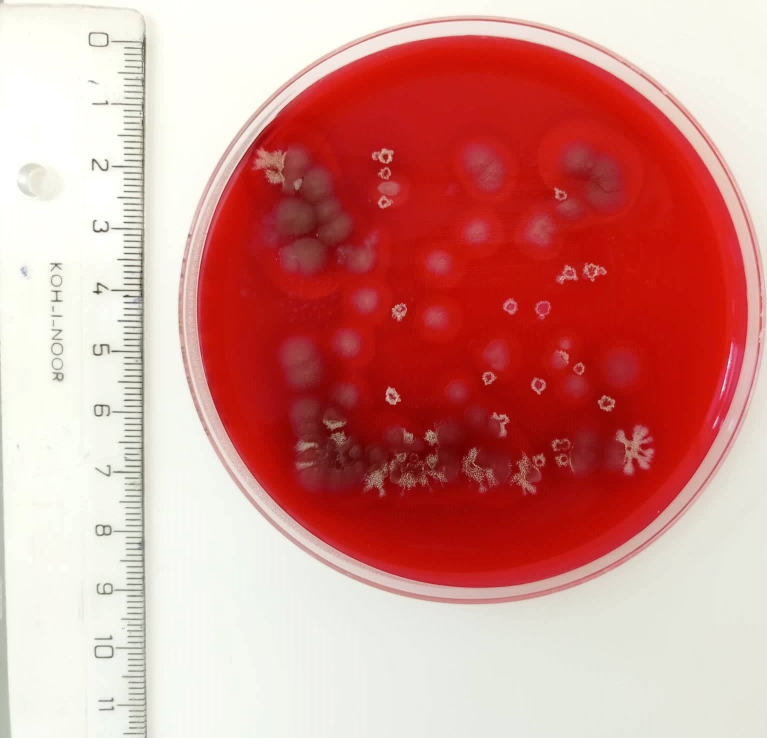
#> input picture images/image000.jpeg, 1534 x 1476 px (shown at 1/2 size)
$ jupyter execute bactdet.ipynb   (shell and % lines are left out)
#> lines starting #> are read from the running program, lines starting #| are printed output that depends on the picture; after the words box and inside, x2 and y2 are one past the last pixel; in counts of white or black regions, pixels touching at a corner belong together
# Detekce bakterií z fotografie vzorku

### Datový sešit

#### Nahrání závislostí

[cell 1]
import numpy as np
import matplotlib.pyplot as plt
import skimage.filters
import skimage.color
import skimage.io
import skimage.morphology
import skimage.util
import cv2
import os
from os import path

#### Příprava adresářové struktury

[cell 2]
#nazev konkretniho snimku, ktery analyzujeme
image_filename = 'image000.jpeg'

#adresar, ve kterym jsou ulozene snimky bunek v Petriho misce
image_folder = 'images'

#pokud neexistuje adresar pro nacitani fotografii
if not path.exists(image_folder):
    #tak vyhod vyjimku a ukonci program
    raise Exception("CHYBA: Zvoleny adresar pro nacitani fotografii neexistuje!")

#adresar, do ktereho se ukladaji fotografie
save_folder = 'analyses'

#pokud neexistuje adresar pro ukladani fotografii
if not path.exists(save_folder):
    #tak ho vytvor
    os.makedirs(save_folder)

#### Nahrání fotografie

[cell 3]
#nacteni fotografie do pameti, bohuzel se nactou spatne barvy (cervena bude modra, =BGR format)
original_image = cv2.imread(path.join(image_folder, image_filename))
#> original_image is the input picture: shape (1476, 1534, 3); mean B, G, R 139.7, 145.5, 212

#oprava barev z BGR formatu na RGB format
original_image = cv2.cvtColor(original_image, cv2.COLOR_BGR2RGB)

#zobrazeni fotografie pro kontrolu korektniho nacteni a prevodu barev
plt.imshow(original_image)

#ulozeni fotografie na disk
plt.savefig(path.join(save_folder, 'original_'+image_filename))

#### Nalezení okraje misky

[cell 4]
#udelame si kopii snimku, se kterou budeme pracovat
image = original_image

#minimalni polomer okraje misky, nastavujeme ho proto, at to neoznaci i bakterie jako kruznice
min_radius = 500

#maximalni polomer okraje misky
max_radius = 550

#barva kruznice, ktera vyznaci misku, tuto barvu pak pouzijeme pro odstraneni pozadi misky
circle_color = (0, 0, 255)

#prevedeni obrazku na cernobily pro detekci okraje
gray = cv2.cvtColor(image, cv2.COLOR_BGR2GRAY)
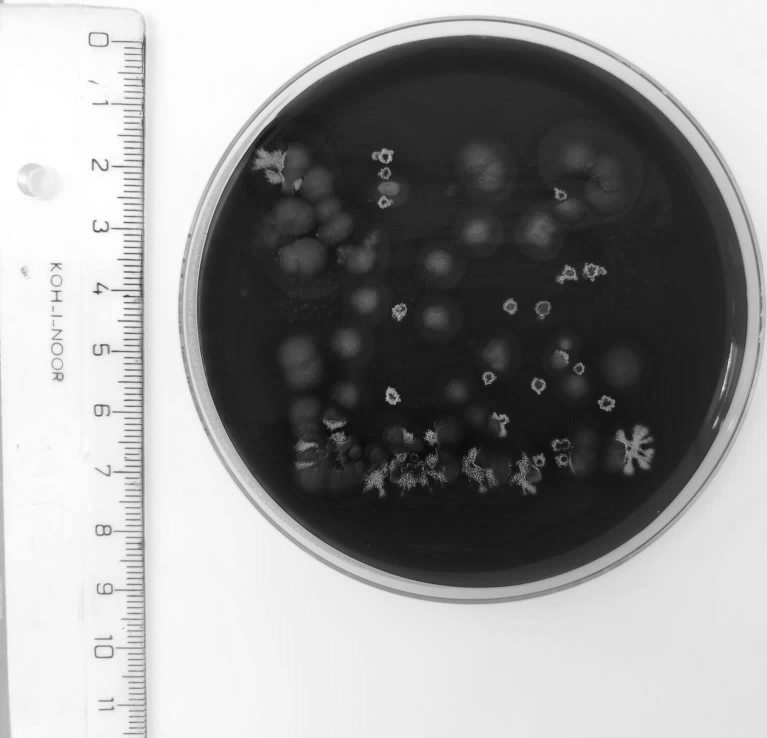
#> gray: shape (1476, 1534) (shown at 1/2 size); min 8, max 255, mean 151.3

#rozmazani obrazku pro detekci okraje
gray_blurred = cv2.bilateralFilter(gray, 11, 30, 30)

#nalezni kruznici v rozmezni velikosti polomeru misky (bunky jsou prilis male aby je zachytil)
detected_circles = cv2.HoughCircles(gray_blurred, cv2.HOUGH_GRADIENT, 1, param1=50, param2=30,
                    minDist=100, minRadius=min_radius, maxRadius=max_radius)
#> detected_circles = [[942.5, 616.5, 549.4]]

#pokud byla nejaka kruznice nalezena
if detected_circles is not None:

    #preved parametry kruznice na cela cisla (souradnice pixelu jsou cela cisla)
    detected_circles = np.uint16(np.around(detected_circles))
#> detected_circles = [[942, 616, 549]]

    #pro kazdou nalezenou kruznici (mela by byt jen jedna)
    for pt in detected_circles[0, :]:

        #ziskej souradnice jejiho stredu a,b a polomer r
        a, b, r = pt[0], pt[1], pt[2]

        #nakresli do obrazku takovou kruznici pomoci vyznacujici barvy
        cv2.circle(image, (a, b), r, circle_color, thickness=1)
#> this loop made 1 pass
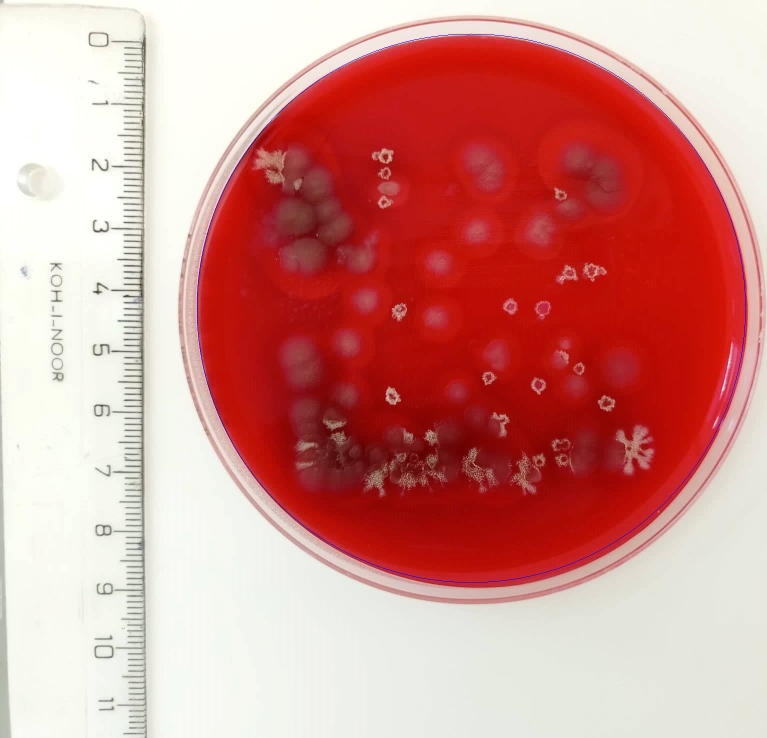
#> image: shape (1476, 1534, 3) (shown at 1/2 size); mean R, G, B 211.7, 145.3, 140

#zobraz obrazek s vyznacenym okrajem misky pro kontrolu
plt.imshow(image)

#ulozeni fotografie na disk
plt.savefig(path.join(save_folder, 'circle_'+image_filename))

#### Odstranění okraje misky

[cell 5]
#barva, na kterou budeme obarvovat pozadi (cerna)
fill_color = (0, 0, 0)

#barva, kterou ma vyznacovaci kruznice; pokud ji nalezneme, prestaneme obarvovat pozadi a skocima na dalsi radek
stop_color = circle_color

#zjistime vysku, sirku a pocet barev obrazku (pocet barev=kanalu nebudeme potrebovat)
height, width, channels = image.shape
#> height = 1476; width = 1534; channels = 3

#zacneme od prvniho radku zleva a obarvujeme pixely, dokavad nenalezneme okraj vyznacovaci kruznice
#projedeme kazdy radek
for y in range(height):
    #v kazdem radku projedeme postupne vsechny pixelu
    for x in range(width):
        #pokud se barva aktualniho pixelu rovna barve vyznacovaci kruznice
        if all([image[y][x][channel] == stop_color[channel] for channel in range(3)]):
            #obarvi jeste tento pixel at kruznice zmizi a skoc na dalsi radek
            image[y][x] = fill_color
            break
        else:
            #jinak obarvy pozadi
            image[y][x] = fill_color
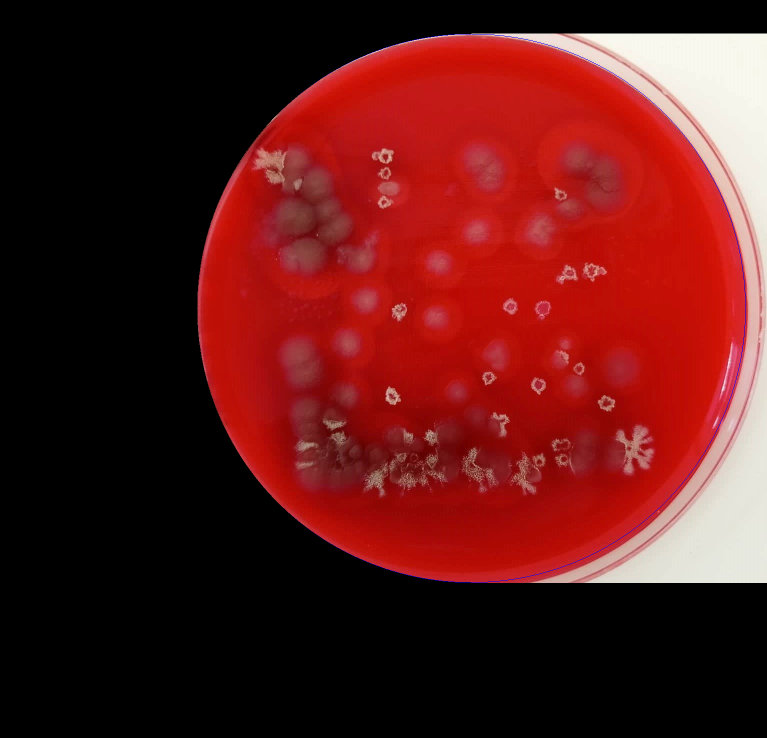
#> image: shape (1476, 1534, 3) (shown at 1/2 size); mean R, G, B 91.7, 26.1, 24.5

#zacneme od prvniho radku zleva a obarvujeme pixely, dokavad nenalezneme okraj vyznacovaci kruznice
for y in range(height):
    for x in range(width-1, -1, -1):
        if all([image[y][x][channel] == stop_color[channel] for channel in range(3)]):
            image[y][x] = fill_color
            break
        else:
            image[y][x] = fill_color
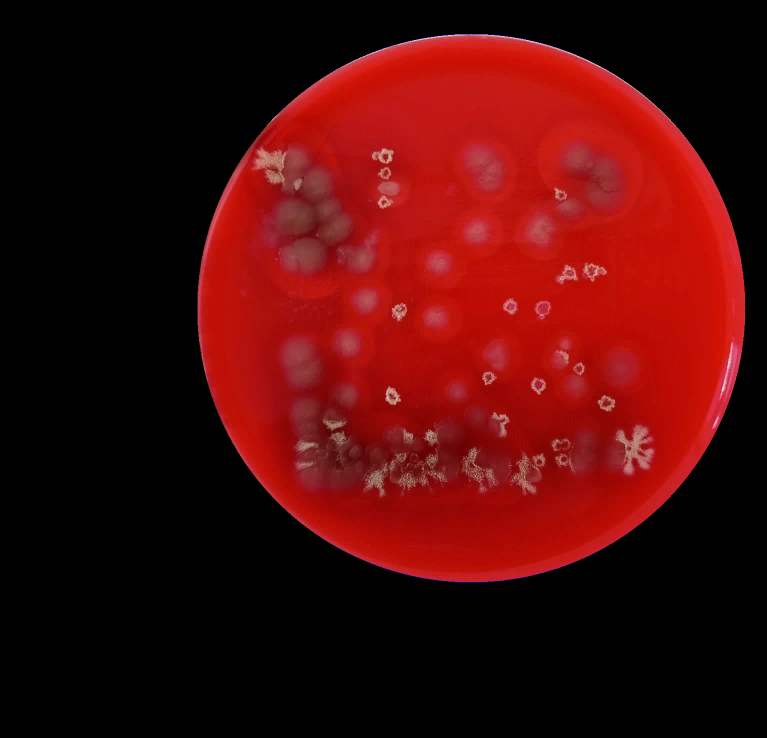
#> image: shape (1476, 1534, 3) (shown at 1/2 size); 7.85% of pixels changed, all inside (x1, y1, x2, y2) = (943, 67, 1534, 1166)

#zobraz obrazek s odstranenym pozadim misky pro kontrolu
plt.imshow(image)

#ulozeni fotografie na disk
plt.savefig(path.join(save_folder, 'cropped_'+image_filename))

#### Převod mezi formáty obrázků

[cell 6]
#nahraj obrazek z open-cv knihovny do skimage knihovny
image = skimage.util.img_as_float(image)

#zobraz obrazek na obrazovku pro kontrolu korektniho prevodu
plt.imshow(image)

#### Převod do odstínu šedi

[cell 7]
#preved obrazek do odstinu sedi
grayscale_image = skimage.color.rgb2gray(image)
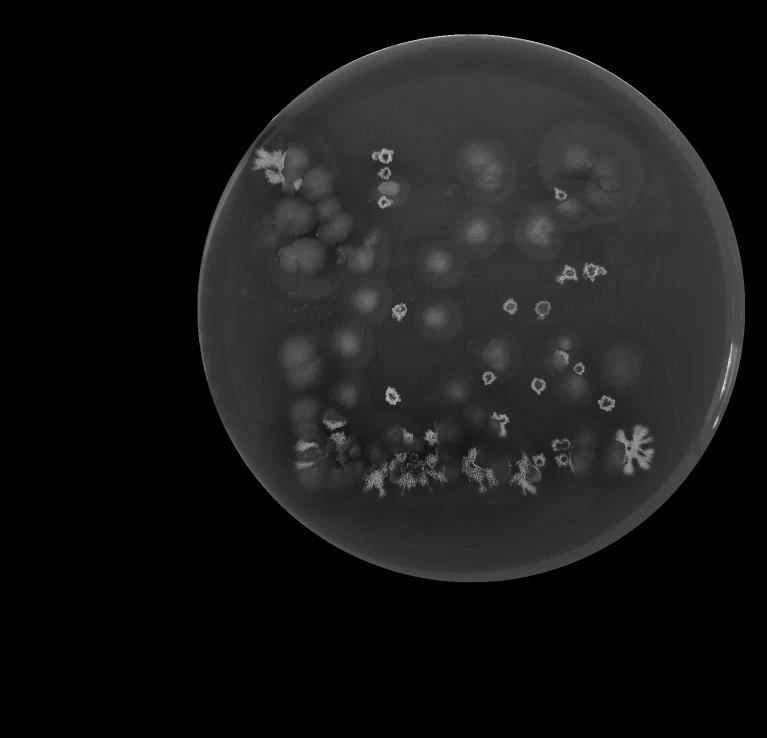
#> grayscale_image: shape (1476, 1534) float64 (shown at 1/2 size); min 0, max 0.941, mean 0.0915

#zobraz na obrazovku (mapa barev sediva, protoze imshow si stejne zvoli nejake vlastni barvy pro vykresleni)
plt.imshow(grayscale_image, cmap="gray")

#ulozeni fotografie na disk
plt.savefig(path.join(save_folder, 'grayscale_'+image_filename))

#### Rozmazání obrázku

[cell 8]
#koeficient rozmazani obrazku - smaze sum typu sul a pepr
sigma = 1.0

#vytvor rozmazeny obrazek o zvolene mire rozmazanosti
blurred_image = skimage.filters.gaussian(grayscale_image, sigma=sigma)

#zobraz rozmazany obrazek na obrazovku pro kontrolu
plt.imshow(blurred_image, cmap="gray")

#ulozeni fotografie na disk
plt.savefig(path.join(save_folder, 'blurred_'+image_filename))

#### Vykreslení histogramu intenzity pixelů

[cell 9]
#nastav prah intenzity pixelu, od ktereho odstran pixely (relativně od 0=min do 1=max)
threshold = 0.34

#pocet binu na histogramu, urcuje hustotu deleni
nbins = 256

#vytvor histogram intenzity poctu pixelu (y) o dane intenzite pixelu (x0 z rozmazaneho obrazu
histogram, bin_edges = np.histogram(blurred_image, bins=nbins, range=(0.0, 1.0))
#> histogram = 256 values, max 1312251 at index 0, min 0 at index 193, mean 8844.5; bin_edges = 257 values from 0 to 1

#vytvor histogram, na ose x jsou biny, na ose y jsou data histogramu
plt.plot(bin_edges[0:-1], histogram)

#vykresli vertikalni cervenou caru na bod na ose x, kde byl zvolen prah
plt.axvline(x=threshold, color='r')

#nazev grafu
plt.title('Histogram intenzity')

#popisek osy x
plt.xlabel("Intenzita")

#popisek osy y
plt.ylabel("Počet pixelů")

#rozsah na ose x (hodnoty od 0 do 1)
plt.xlim(0, 1.0)

#zobraz histogram na obrazovku
plt.show()
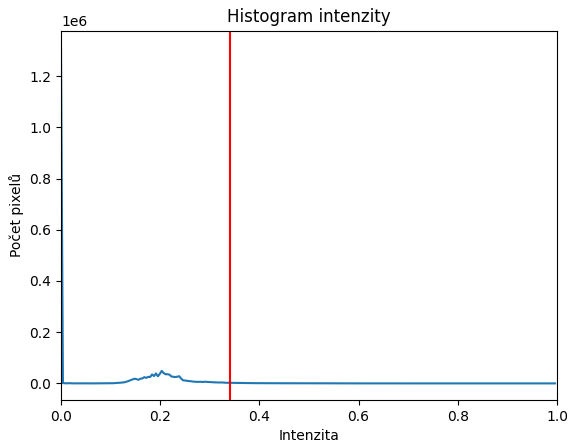
#> figure drawn by matplotlib, 1 panel; curve peaks at x = 0, y = 1312251

#ulozeni fotografie na disk
plt.savefig(path.join(save_folder, 'histogram'+image_filename))

#### Filtrace podle prahu intenzity

[cell 10]
#vytvor masku, ktera zakryje vsechny pixely, majici intenzitu mensi jak prah, vetsi jak prah jsou bile diry
mask = blurred_image > threshold
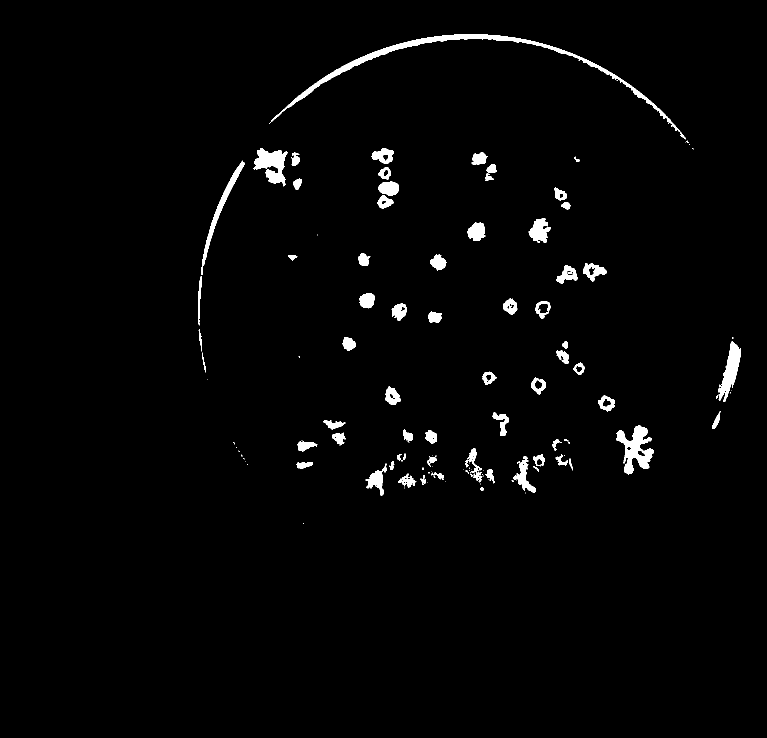
#> mask: shape (1476, 1534) bool (shown at 1/2 size); 1.9% white; 122 white regions (56 under 20 px), largest, box (x1, y1, x2, y2) and area: (538, 68, 1372, 279) 7318, (1232, 851, 1307, 949) 3417, (506, 296, 575, 373) 2766

#zobraz masku pro kontrolu
plt.imshow(mask, cmap="gray")

#ulozeni fotografie na disk
plt.savefig(path.join(save_folder, 'mask_'+image_filename))

#### Morfologická úprava

[cell 11]
#nastav silu morfologickeho operatoru eroze
morphdisk = 3

#proved operaci eroze, ktera oddeli od sebe bunky na mensi
morphed_image = skimage.morphology.erosion(mask, footprint=skimage.morphology.disk(morphdisk))
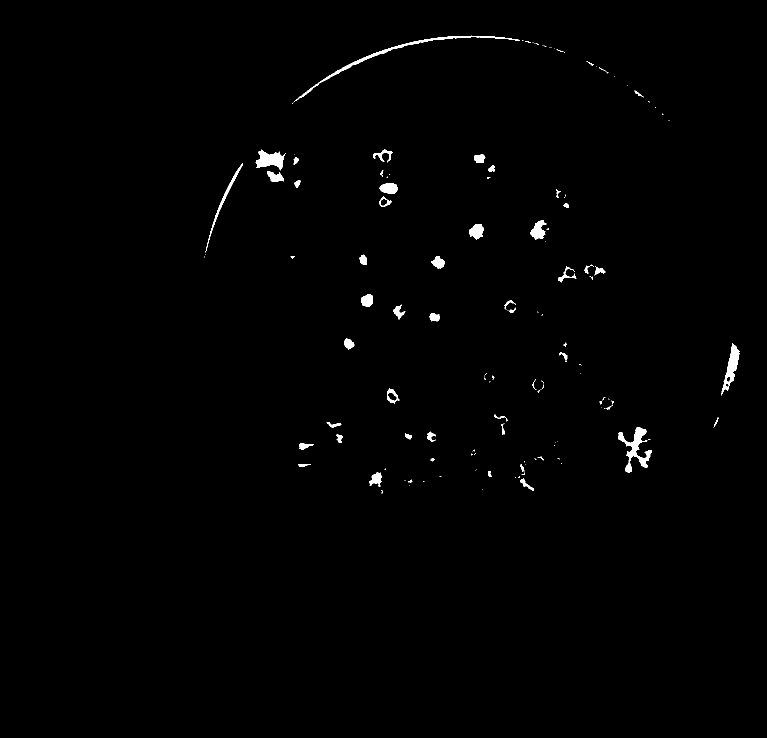
#> morphed_image: shape (1476, 1534) bool (shown at 1/2 size); 0.73% white; 140 white regions (85 under 20 px), largest, box (x1, y1, x2, y2) and area: (588, 71, 1040, 204) 1953, (1236, 854, 1304, 946) 1902, (1442, 687, 1479, 791) 1345

#zobraz obrazek po erozi pro kontrolu
plt.imshow(morphed_image, cmap="gray")

#ulozeni fotografie na disk
plt.savefig(path.join(save_folder, 'morphed_'+image_filename))

#### Počítání bakterií vybarvováním

[cell 12]
#oznac odkryta mista pod maskou znackou (=cislo) a zjisti, kolik znacek jsi potreboval
labeled_image, count = skimage.measure.label(morphed_image, return_num=True)
#> labeled_image: shape (1476, 1534) int32; 141 distinct labels, from 0 to 140
#> count = 140

#pocet snizime o jednicku, jelikoz program pocita pozadi take jako bunku
count -= 1
#> count = 139

#preved znacky na barvy a obarvi s nimi odkryta mista
colored_label_image = skimage.color.label2rgb(labeled_image, bg_label=0)

#zobraz obrazek s obarvenymi koloniemi na obrazovku pro kontrolu
plt.imshow(colored_label_image)

#ulozeni fotografie na disk
plt.savefig(path.join(save_folder, 'colored_'+image_filename))

#### Proložení vybarveného na černobílý obrázek

[cell 13]
#vezmem cernobily obrazek jako zaklad, umele mu dame 3 kanaly z puvodniho jednoho
summary_image = skimage.color.gray2rgb(grayscale_image)

#prilozime na cernobily obrazek masku a odkryta mista prebarvime barvami z oznackovaneho obrazku
summary_image[morphed_image] = colored_label_image[morphed_image]

#souhrnny obrazek vykreslime na obrazovku pro kontrolu
plt.imshow(summary_image)

#ulozeni fotografie na disk
plt.savefig(path.join(save_folder, 'summary_'+image_filename))
